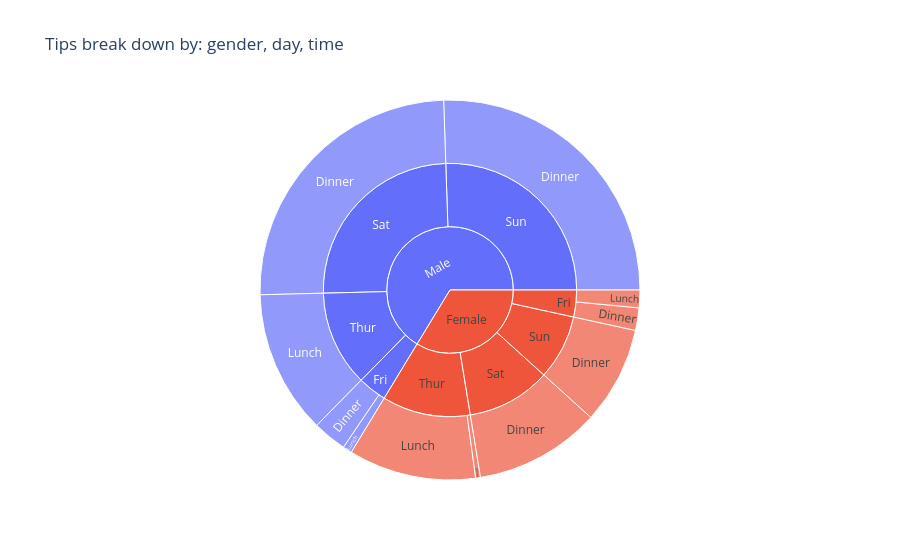

Notebook code for this chart:
### Markdown cell above
Exercise 13 - Visualising restaurant tips by gender and day.Using the Tips dataset from Seaborn to create a sunburst chart showing the total tips grouped by sex→day→time using plotly.expresslibrary.

### Code cell
#imported libraries
import plotly.express as px
import seaborn as sns
#loaded data set 
tips=sns.load_dataset('tips')
fig=px.sunburst(tips, 
                path=['sex', 'day', 'time'], 
                values='tip',
                title="Tips break down by: " \
                "gender, day, time")
fig.show()

### Figure 1 — Plotly figure (JSON) as saved in the notebook; plotly's stock layout.template omitted (floating-point values rounded to 4 significant figures)
{"data": [{"branchvalues": "total", "domain": {"x": [0, 1], "y": [0, 1]}, "hovertemplate": "labels=%{label}<br>tip=%{value}<br>parent=%{parent}<br>id=%{id}<extra></extra>", "ids": ["Female/Sun/Dinner", "Male/Sun/Dinner", "Male/Sat/Dinner", "Female/Sat/Dinner", "Male/Thur/Lunch", "Female/Thur/Lunch", "Male/Fri/Dinner", "Female/Fri/Dinner", "Male/Fri/Lunch", "Female/Fri/Lunch", "Female/Thur/Dinner", "Female/Sun", "Male/Sun", "Male/Sat", "Female/Sat", "Male/Thur", "Female/Thur", "Male/Fri", "Female/Fri", "Female", "Male"], "labels": ["Dinner", "Dinner", "Dinner", "Dinner", "Lunch", "Lunch", "Dinner", "Dinner", "Lunch", "Lunch", "Dinner", "Sun", "Sun", "Sat", "Sat", "Thur", "Thur", "Fri", "Fri", "Female", "Male"], "name": "", "parents": ["Female/Sun", "Male/Sun", "Male/Sat", "Female/Sat", "Male/Thur", "Female/Thur", "Male/Fri", "Female/Fri", "Male/Fri", "Female/Fri", "Female/Thur", "Female", "Male", "Male", "Female", "Male", "Female", "Male", "Female", "", ""], "type": "sunburst", "values": [60.61, 186.8, 181.9, 78.45, 89.41, 79.42, 21.23, 14.05, 5.7, 10.98, 3.0, 60.61, 186.8, 181.9, 78.45, 89.41, 82.42, 26.93, 25.03, 246.5, 485.1]}], "layout": {"legend": {"tracegroupgap": 0}, "title": {"text": "Tips break down by: gender, day, time"}}}
